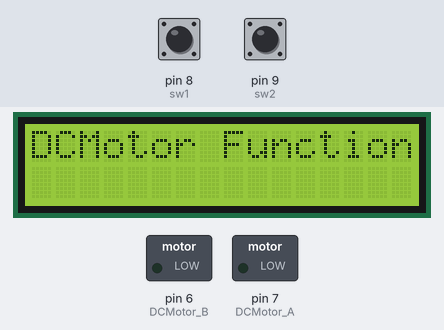
Bench run of a sketch on a simulated Arduino Uno, built with avr-gcc and run on an emulated ATmega328P. Parts: 16×2 character LCD, switched loads named in the sketch (green lamp = pin HIGH). The inputs (shaded band) are chosen by the test bench; at power-on: pin 8 (sw1) LOW, pin 9 (sw2) LOW.

Above: at 1.2 s.
1.3 s: pin 8 (sw1) pulled HIGH for 0.15 s
At 1.8 s:
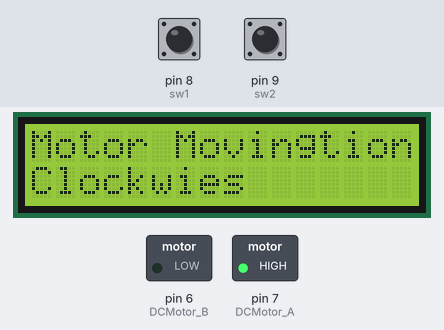
2.9 s: pin 9 (sw2) pulled HIGH for 0.15 s
At 4.1 s:
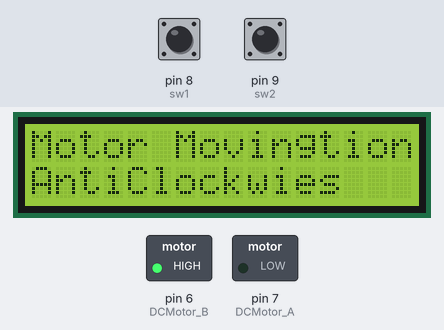
4.5 s: pin 8 (sw1) pulled HIGH for 1 s
At 5.4 s:
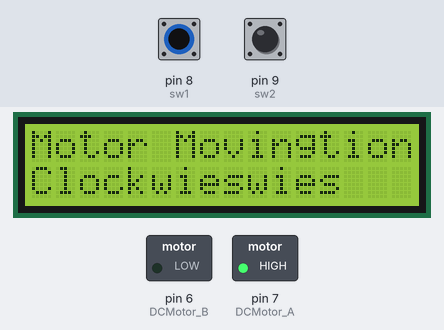
7.0 s: pin 9 (sw2) pulled HIGH for 1 s
At 7.3 s:
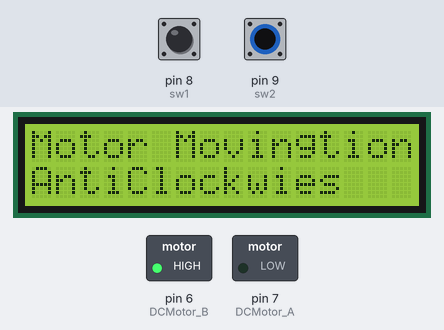
9.5 s: pin 8 (sw1) pulled HIGH for 3.2 s
At 10.4 s:
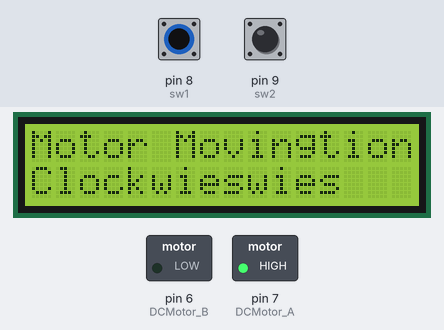
14.2 s: pin 8 (sw1) driven HIGH and pin 9 (sw2) driven HIGH
At 15.6 s:
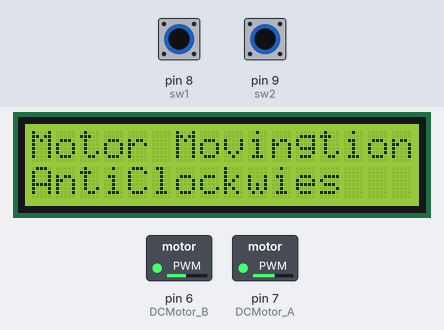
Timing chart, 0 to 17.2 s (numbered marks = the images above; inputs shaded):
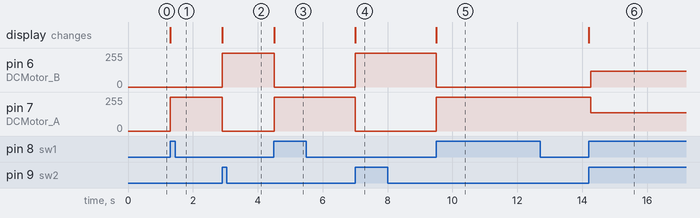

The sketch:

LCD16X2_4.ino
```cpp
// include the library code:
#include <LiquidCrystal.h>

int sw1 = 8;
int sw2 = 9;
int DCMotor_A =7;
int DCMotor_B =6;
// initialize the library with the numbers of the interface pins
LiquidCrystal lcd(12, 11, 5, 4, 3, 2);

void setup() {
  // set up the LCD's number of columns and rows:
  lcd.begin(16, 2);
  pinMode(sw1, INPUT);
  pinMode(sw2, INPUT);
  pinMode(DCMotor_A, OUTPUT);
  pinMode(DCMotor_B, OUTPUT);

  // Print a message to the LCD.
  lcd.print("DCMotor Function");
}

void loop() {

  if(HIGH==digitalRead(sw1))
  {
  lcd.setCursor(0,0);
  lcd.print("Motor Moving");
  lcd.setCursor(0,1);
  lcd.print("Clockwies");
  digitalWrite(DCMotor_A,HIGH);
  digitalWrite(DCMotor_B,LOW);

  }

   if(HIGH==digitalRead(sw2))
  {
    lcd.setCursor(0,0);
  lcd.print("Motor Moving");
  lcd.setCursor(0,1);
  lcd.print("AntiClockwies");
  digitalWrite(DCMotor_A,LOW);
  digitalWrite(DCMotor_B,HIGH);
  }
}
 
```

Measured:
- after the input at 1.3 s, pin 7 (DCMotor_A): 0/255 → 255/255 at once; the display: changes at once (image 1)
- after the input at 2.9 s, pin 6 (DCMotor_B): 0/255 → 255/255 at once; pin 7 (DCMotor_A): 255/255 → 0/255 at once; the display: changes at once (image 2)
- after the input at 4.5 s, pin 6 (DCMotor_B): 255/255 → 0/255 at once; pin 7 (DCMotor_A): 0/255 → 255/255 at once; the display: changes at once (image 3)
- after the input at 7.0 s, pin 6 (DCMotor_B): 0/255 → 255/255 at once; pin 7 (DCMotor_A): 255/255 → 0/255 at once; the display: changes at once (image 4)
- after the input at 9.5 s, pin 6 (DCMotor_B): 255/255 → 0/255 at once; pin 7 (DCMotor_A): 0/255 → 255/255 at once; the display: changes at once (image 5)
- after the input at 14.2 s, pin 6 (DCMotor_B): 0/255 → 119/255 after 0.06 s; pin 7 (DCMotor_A): 255/255 → 136/255 after 0.06 s; the display: changes at once (image 6)
